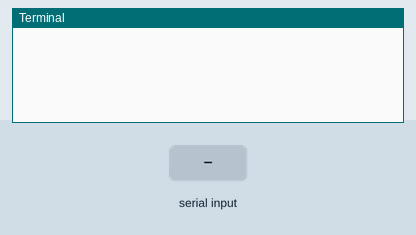
Recording of a program running on a simulated Raspberry Pi (header pin numbers). Shown: the last lines printed to the terminal. Inputs (shaded band) come from the test bench. The clock reads 2024-03-15 10:24:30 at power-on unless the program sets it.

Above: at 3.0 s.
3.1 s: "Mode\n" received over the second serial link
At 4.2 s:
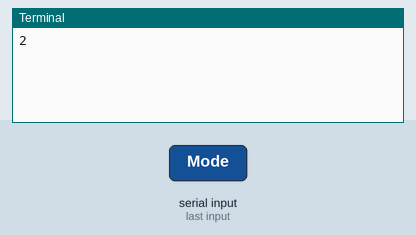
4.6 s: "OK\n" received over the second serial link
At 5.4 s:
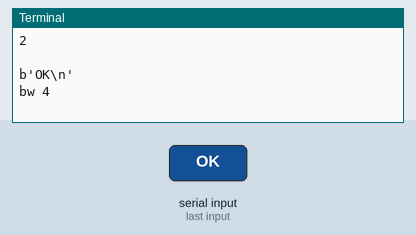
6.1 s: "NG\n" received over the second serial link
At 6.5 s:
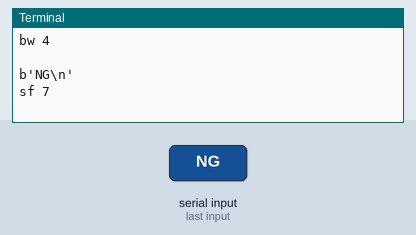
7.6 s: "OK\n" received over the second serial link
At 8.7 s:
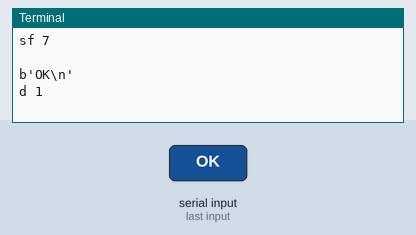
9.1 s: "NG\n" received over the second serial link
At 9.9 s:
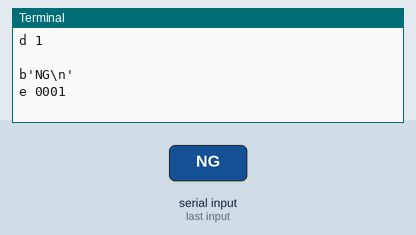

Measured:
- after the input at 3.1 s, the terminal: prints a new line at once (image 1)
- after the input at 4.6 s, the terminal: prints a new line at once (image 2)
- after the input at 6.1 s, the terminal: prints a new line at once (image 3)
- after the input at 7.6 s, the terminal: prints a new line at once (image 4)
- after the input at 9.1 s, the terminal: prints a new line at once (image 5)

The program:

test.py
```python
# -*- coding: utf-8 -*-
import lora
import ast
import time
import struct
import sys
import random
import datetime
lr = lora.LoRa()
path = './sensedata.txt'

def printable(l):
    x = struct.unpack(str(len(l)) + 'b', l)
    y = ''
    for i in range(len(x)):
        if x[i] >= 0:
            y = y + chr(x[i])
    return y

def sendcmd(cmd):                     #LoRaへのコマンド送信
    print(cmd)                        # debug
    lr.write(cmd)
    t = time.time()
    while (True):
        if (time.time() - t) > 5:
            print('panic: %s' % cmd)
            exit()
        line = lr.readline()
        if 'OK' in printable(line):
            print(line)               # debug
            return True
        elif 'NG' in printable(line):
            print(line)               # debug
            return False

def setMode(bw, sf):                  #コンフィグ
    lr.write('config\r\n')
    lr.s.flush()
    time.sleep(0.2)
    lr.reset()
    time.sleep(1.5)

    line = lr.readline()
    while not ('Mode' in printable(line)):
        line = lr.readline()
        if len(line) > 0:
            print(line)

    sendcmd('2\r\n')
    sendcmd('bw %d\r\n' % bw)
    sendcmd('sf %d\r\n' % sf)
    sendcmd('d 1\r\n')
    sendcmd('e 0001\r\n')
    sendcmd('f 0001\r\n')
    sendcmd('g FFFF\r\n')
    sendcmd('l 1\r\n')
    sendcmd('m 1\r\n')
    sendcmd('n 1\r\n')
    sendcmd('o 2\r\n')
    sendcmd('p 2\r\n')
    sendcmd('q 2\r\n')
    sendcmd('r 5\r\n')
    sendcmd('u 13\r\n')
    sendcmd('w\r\n')
    sendcmd('start\r\n')
    #lr.reset()
    print('LoRa module set to new mode')
    time.sleep(1)
    sys.stdout.flush()

def LoRaMessenger(line):
    lr.write(line + '\r\n')
    print(line)

def DataWrite(line):                                      #ファイル書き出し
    line = line.decode()
    if (line.find('Sense') <= -1):
        return
    reline = line.replace('Sense',' data :')
    timenow = datetime.datetime.now()
    formatedtime = "{0:%Y-%m-%d %H:%M:%S}".format(timenow)
    f = open(path, mode = 'a')
    f.write(formatedtime+reline)
    f.close()
    #print('Write Complete')

def LEDCommand(level):
    LoRaMessenger('led %d' % level)
    lr.s.flush()

def GateCommand(level):
    LoRaMessenger('gate %d' % level)
    lr.s.flush()

setMode(4, 7)

#while True:
    #send = input('send : ')
    #LoRaMessenger(send)
#    LEDCommand(random.randint(0,255))
    #time.sleep(1)

    #if 'reset' in send:
    #    lr.reset()

#    line = lr.readline()
    #lr.s.flush()

#    print(line)
#    DataWrite(line)
    #print("Hey!")
#    sys.stdout.flush()
#    time.sleep(1)
    
```

lora.py
```python
# -*- coding: utf-8 -*-
# ソフトシリアル経由でLoRaモジュールを読む

import serial
import RPi.GPIO as GPIO
import struct
import time

ResetPin = 12

class LoRa():
    def __init__(self):
        GPIO.setmode(GPIO.BOARD)
        GPIO.setwarnings(False)
        GPIO.setup(ResetPin, GPIO.OUT)
        GPIO.output(ResetPin, 1)

        self.s = serial.Serial('/dev/serial0', 115200) # シリアルポートを115200kbps, 8bit, Non parity, 1 stop-bitでオープン

    def reset(self):
        GPIO.output(ResetPin, 0)
        time.sleep(0.1)
        GPIO.output(ResetPin, 1)

    def open(self):
        self.s.open()

    def close(self):
        self.s.close()

    def readline(self, timeout = None):
        if timeout != None:
            self.s.close()
            self.s.timeout = timeout
            self.s.open()
        line = self.s.readline()
        if timeout != None:
            self.s.close()
            self.s.timeout = None
            self.s.open()
        return line

    def write(self, msg):
        self.s.write(msg.encode('utf-8'))

    def parse(self, line):
        fmt = '4s4s4s' + str(len(line) - 14) + 'sxx'
        data = struct.unpack(fmt, line)
        hex2i = lambda x: int(x, 16) if int(x, 16) <= 0x7fff else ~ (0xffff - int(x, 16)) + 1
        rssi = hex2i(data[0])
        panid = hex2i(data[1])
        srcid = hex2i(data[2])
        msg = data[3].decode('utf-8')
        return (rssi, panid, srcid, msg)

def main():
    lr = LoRa()
    while True:
        data = lr.parse(lr.readline())
        print(data)

if __name__ == "__main__":
    main()
```
